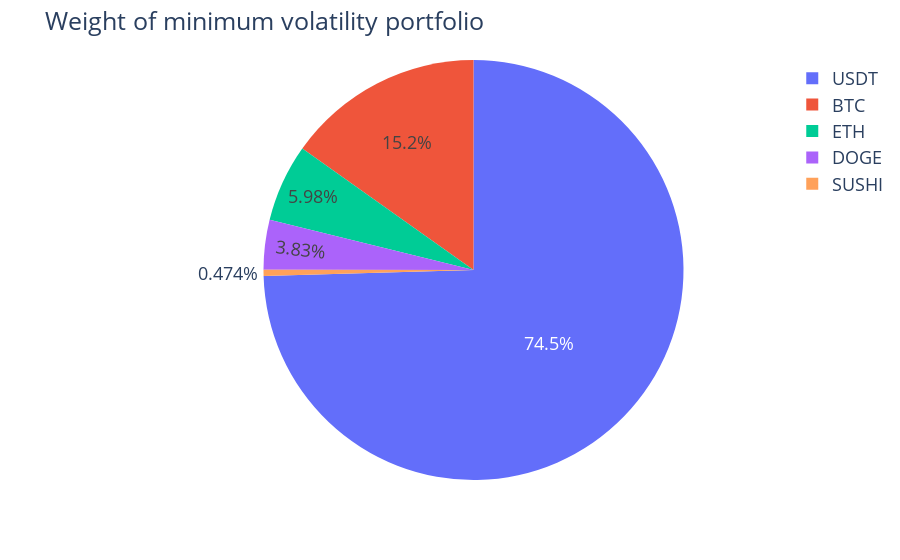

Notebook cell for this chart:
### Code cell
fig=px.pie(data_frame=min_weight_df,names='ticker',values='weight')
fig.update_layout(
    title='Weight of minimum volatility portfolio',
    font=dict(size=18 ))

### Figure 1 — Plotly figure (JSON) as saved in the notebook; plotly's stock layout.template omitted (floating-point values rounded to 4 significant figures)
{"data": [{"domain": {"x": [0, 1], "y": [0, 1]}, "hovertemplate": "ticker=%{label}<br>weight=%{value}<extra></extra>", "labels": ["ETH", "BTC", "DOGE", "USDT", "SUSHI"], "legendgroup": "", "name": "", "showlegend": true, "type": "pie", "values": [0.05979, 0.1517, 0.03834, 0.7454, 0.00474]}], "layout": {"font": {"size": 18}, "legend": {"tracegroupgap": 0}, "margin": {"t": 60}, "title": {"text": "Weight of minimum volatility portfolio"}}}
